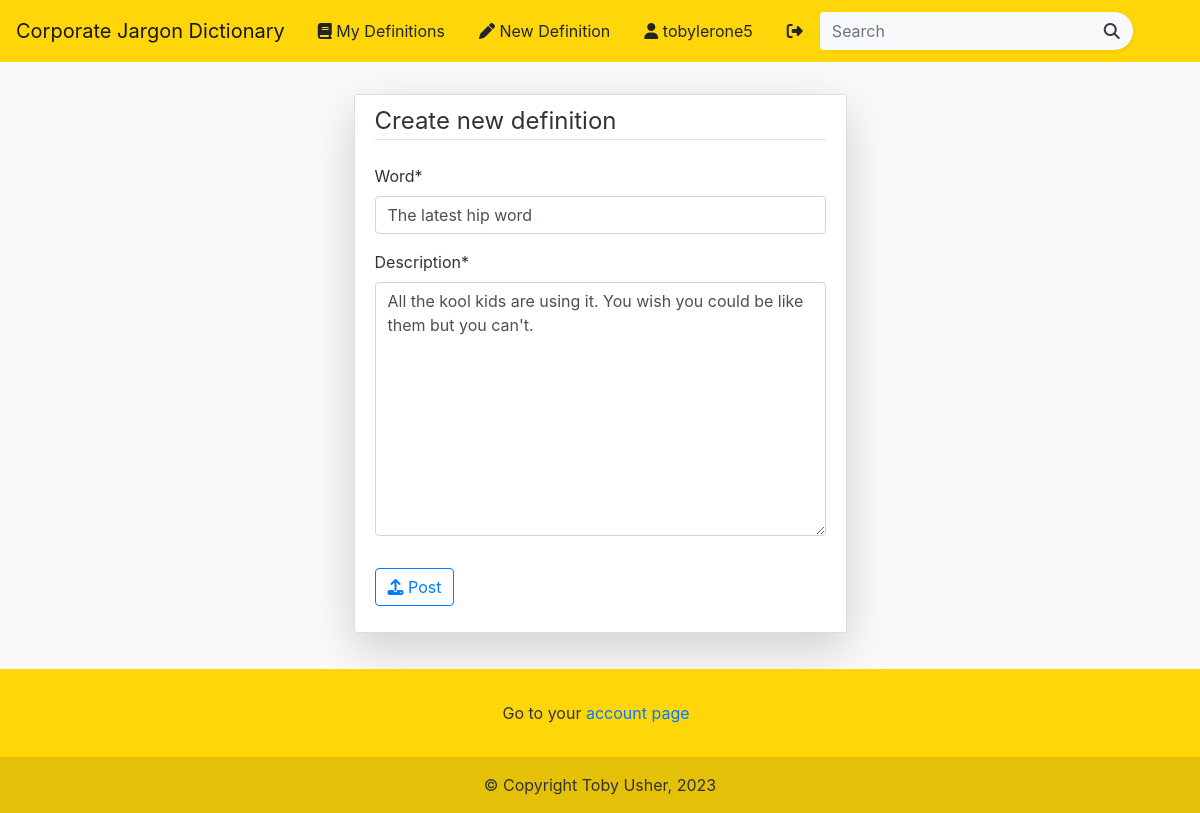
/definition/12/update/ (signed in), run on the app's committed database.
### blog/models.py (models this page shows, shortened)
class Definition(models.Model):
	word = models.CharField(max_length=100)
	description = models.TextField()
	date_posted = models.DateTimeField(default=timezone.now)
	author = models.ForeignKey(User, on_delete=models.CASCADE)
	likes = models.ManyToManyField(User, related_name='definitions')

### blog/views.py (the view, shortened to what this page needs)
# urls.py: path('definition/<int:pk>/update/', DefinitionUpdateView.as_view(), name='definition-update'),
class DefinitionUpdateView(LoginRequiredMixin, UserPassesTestMixin, UpdateView):
    model = Definition
    template_name = 'blog/definition_form.html'
    fields = ['word', 'description']
    def test_func(self):
        definition = self.get_object()
        if self.request.user == definition.author:
            return True
        return False

### blog/templates/blog/definition_form.html (shortened to what this page needs)
{% extends "blog/base.html" %}
{% load crispy_forms_tags %}
{% block content %}
    <div class="content-section pt-2 mt-3 shadow-lg"  >
          <form action="" method="POST" enctype="multipart/form-data">
              <fieldset class="form-group">
                    <legend class="border-bottom mb-4">
                        Create new definition
                    </legend>
                    {{ form|crispy }}
              </fieldset>
              <div class="form-group">
                  <button class="btn btn-outline-primary" type="submit"><i class="fas fa-upload"></i> Post</button>
              </div>
          </form>
      </div>
{% endblock content %}

### blog/templates/blog/base.html (shortened to what this page needs)
{% load static %}
<!doctype html>
<html lang="en">
   <head>
      <link rel="stylesheet" href="https://stackpath.bootstrapcdn.com/bootstrap/4.3.1/css/bootstrap.min.css">
      <link rel="stylesheet" href="https://use.fontawesome.com/releases/v6.4.0/css/all.css" >
      <link rel="stylesheet" href="{% static 'blog/main.css' %}">
   </head>
   <body>
      <main>
      <nav class="navbar navbar-expand-lg navbar-light">
         <a class="navbar-brand" href="{% url 'blog-home-default' %}">
            Corporate Jargon Dictionary
         </a>
         <div class="collapse navbar-collapse" id="navbarSupportedContent">
            {% if user.is_authenticated %}
            <a href="{% url 'user-definitions' user %}" class="btn text-black m-1"><i class="fas fa-book"></i> My Definitions</a>
            <a href="{% url 'definition-create' %} " class="btn text-black m-1"><i class="fas fa-pen"></i> New Definition</a>
            <a href="{% url 'profile' %} " class="btn text-black m-1"><i class="fas fa-user"></i> {{ user.username }}</a>
            <a title="Log out" href="{% url 'logout' %} " class="btn text-black m-1"><i class="fas fa-sign-out-alt"></i></a>
            {% else %}
            <a href="{% url 'login' %} " class="btn text-black m-1"><i class="fas fa-user-tie"></i> Log In</a>
            <a href="{% url 'register' %} " class="btn text-black m-1"> <i class="fas fa-sign-in-alt"></i> Sign Up</a>
            {% endif %}
            <form id="searchform" action="{% url 'search' %}" method="get">
               <div class="p-0 bg-light rounded rounded-pill shadow-sm">
                  <div class="input-group">
                     <input type="search" name="q" type="text" value="{{ request.GET.q }}" placeholder="Search" class="form-control border-0 bg-light" />
                     <div class="input-group-append">
                        <button type="submit" onclick="searchform.submit()" class="btn btn-link text-dark"><i class="fa fa-search"></i></button>
                     </div>
                  </div>
               </div>
            </form>
         </div>
      </nav>
      <div class="content m-3 row d-flex justify-content-center">
         {% block content %}
         {% endblock  %}
      </div>
      </main>
      <section class="">
        <footer class="text-center text-black">
          <div class="container p-3">
            <section class="mt-3">
              <p class="d-flex justify-content-center align-items-center">
                {% if user.is_authenticated %}
                <span class="mr-2">Go to your <a href="{% url 'profile' %}">account page</a></span>
                {% else %}
                <span class="mr-2">Create an account for free</span>
                <a href="{% url 'register' %}" class="btn btn-outline-dark btn-rounded">
                  Sign up
                </a>
                {% endif %}
              </p>
            </section>
          </div>
          <div class="text-center p-3" style="background-color: rgba(0, 0, 0, 0.1);">
            © Copyright Toby Usher, 2023
          </div>
        </footer>
      </section>
   </body>
</html>

### blog/static/blog/main.css (style rules this page uses)
body { background: #fafafa; color: #333333; margin-top: 0; position: relative; min-height: 100vh; display: flex; flex-direction: column; }
nav { background-color:#ffd60a; }
footer { background-color: #ffd60a; margin-top: auto !important; }
.content-section { background: #ffffff; padding: 10px 20px; border: 1px solid #dddddd; border-radius: 3px; margin-bottom: 20px; }

### data on the page
Definition: word "The latest hip word", description "All the kool kids are using it. You wish you could be like them but you can't."

### other printed values
{{ user.username }} "tobylerone5"
